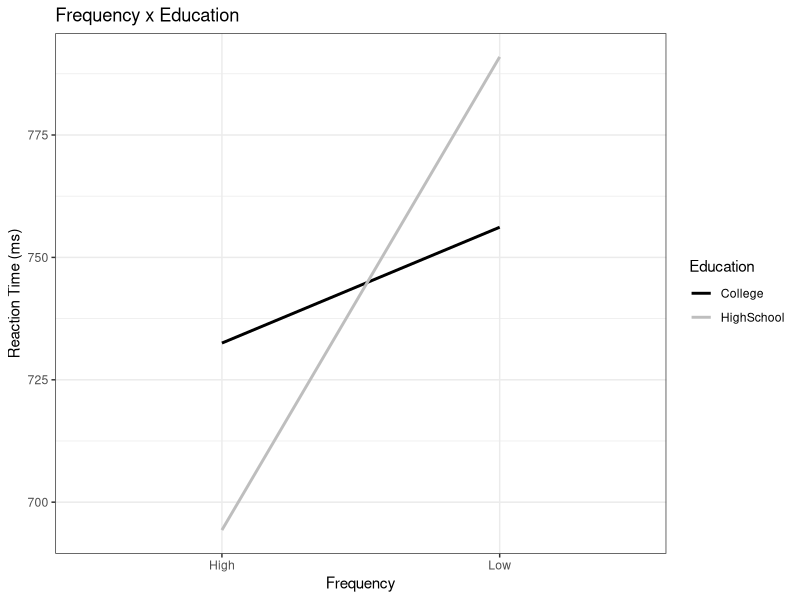
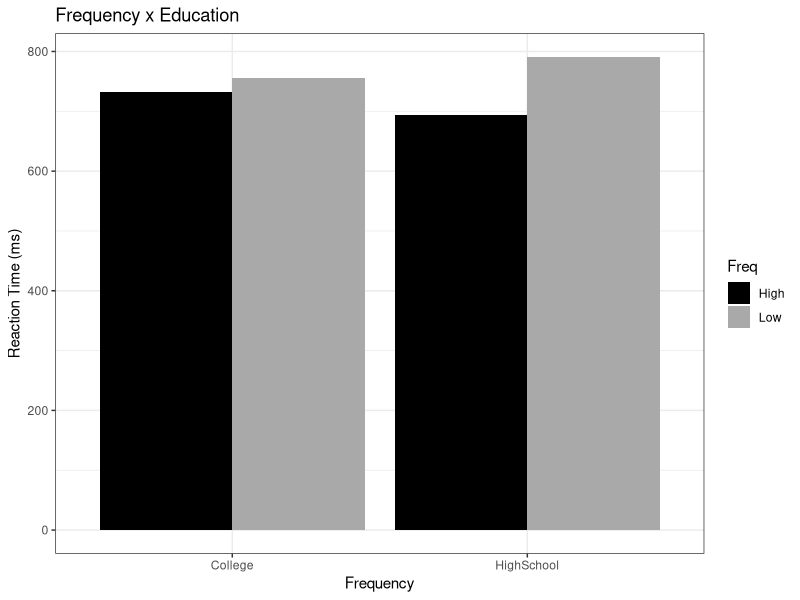
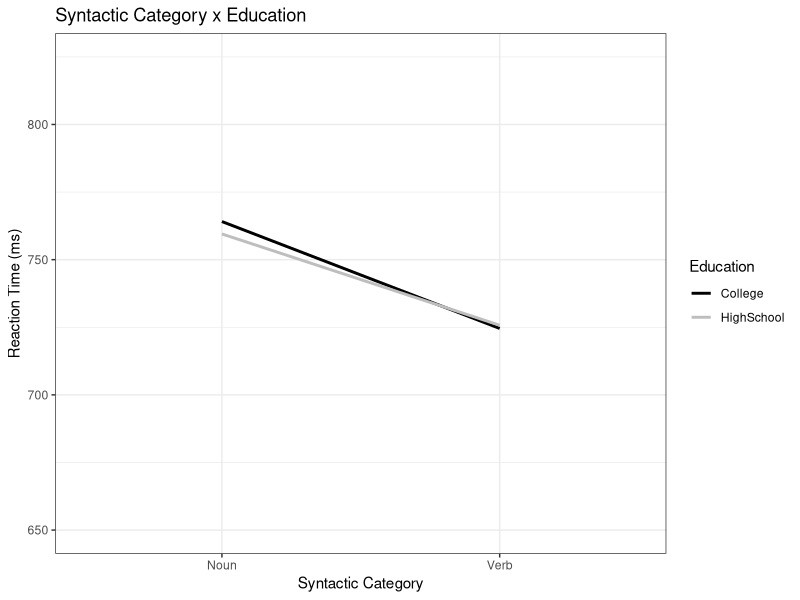
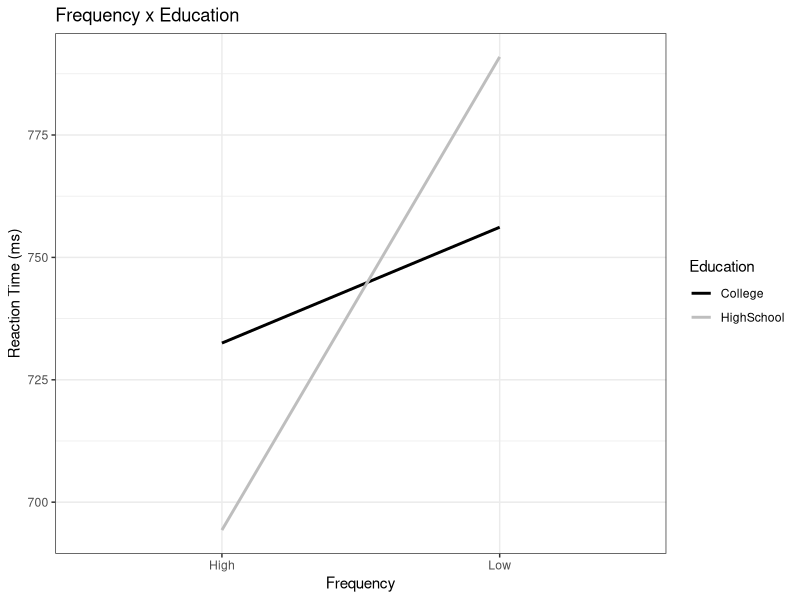
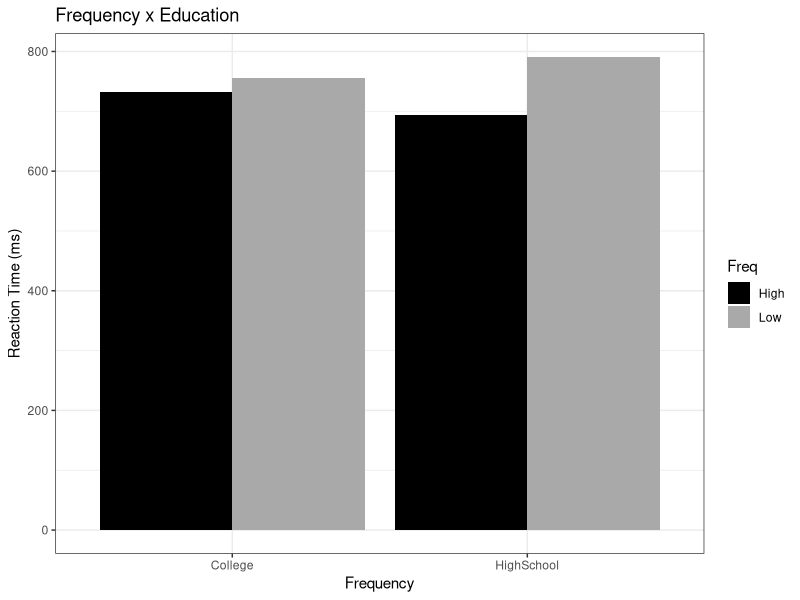
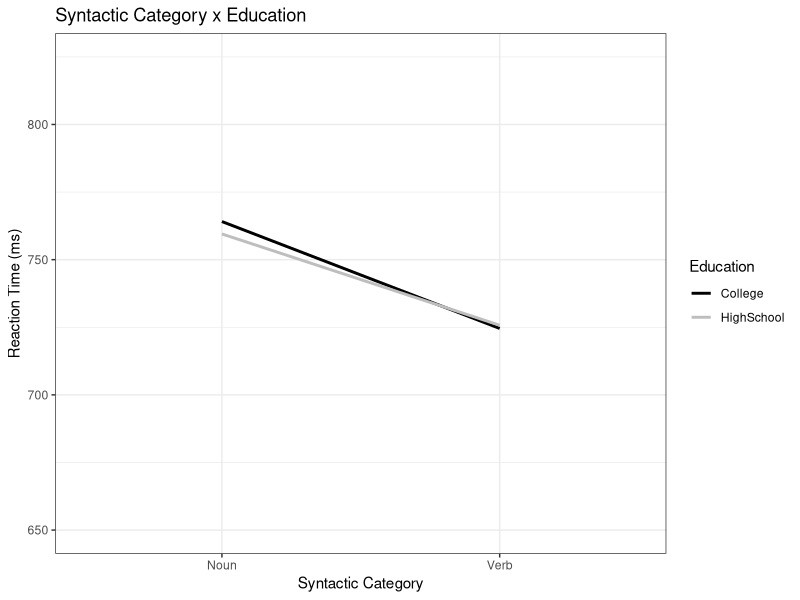

Write R code to recreate these figures, in order. (Note: this script raises an error after producing the figures.)
# Figure 1
ddat = read.delim("dorami_part.txt")

library(ggplot2)

ggplot(data = ddat, 
       mapping = aes(x = Freq, y = RT, group = Education, color = Education)) +
  geom_line(stat = "summary", fun = mean, linewidth = 1) +
  scale_color_manual(values = c("black", "grey")) +
  labs(title = "Frequency x Education", x = "Frequency", 
       y = "Reaction Time (ms)") +
  theme_bw()

ggsave(filename = "ch10.figure1.tiff", height = 1350, width = 1800, units = "px",
       dpi = 200)

# Figure 2
ggplot(ddat, aes(y=RT, x=Education, fill=Freq, group=Freq)) +
  geom_bar(stat = "summary", fun = mean, position = "dodge") +
  scale_fill_manual(values=c("black", "darkgrey")) +
  labs(title = "Frequency x Education", x = "Frequency", 
       y = "Reaction Time (ms)") +
  theme_bw()

ggsave(filename = "ch10.figure2.tiff", height = 1350, width = 1800, units = "px",
       dpi = 200)

# Figure 3
ggplot(data = ddat, 
       mapping = aes(x = SynCat, y = RT, group = Education, color = Education)) +
  geom_line(stat = "summary", fun = mean, linewidth = 1) +
  scale_color_manual(values = c("black", "grey")) +
  coord_cartesian(ylim = c(650, 825)) +
  labs(title = "Syntactic Category x Education", x = "Syntactic Category", 
       y = "Reaction Time (ms)") +
  theme_bw()

ggsave(filename = "ch10.figure3.tiff", height = 1350, width = 1800, units = "px",
       dpi = 200)

# Figure 4
library(lsmeans)
ddat.all = read.delim("doramiR.txt")
ddat.clean = na.omit(ddat.all) 
ddat.clean$Participant = as.factor(ddat.clean$Participant)
ddat.part.aov = aov(RT ~ Education * SynCat * Freq +
                      +	Error(Participant / (SynCat * Freq)), data = ddat.clean)
ddat.lsmeans = as.data.frame(
  lsmeans(ddat.part.aov, c("Education", "SynCat", "Freq"))
)
library(ggplot2)
ggplot(data = ddat.lsmeans, 
       mapping = aes(x = Education, y = lsmean, group = Freq, 
                     color = Freq)) +
  facet_grid(. ~ SynCat) +
  geom_line(stat = "identity", linewidth = 1) + geom_point(stat = "identity") +
  geom_errorbar(mapping = aes(ymin = lower.CL, ymax = upper.CL), 
                width = .1, linewidth = 1, linetype = 1) +
  scale_color_manual(values = c("black", "darkgrey")) +
  coord_cartesian(ylim = c(550, 900)) +
  labs(x = "Education", y = "least square means",
       title = "Education x Frequency x SynCat", color="Frequency") +
  theme_bw()

ggsave(filename = "ch10.figure4.tiff", height = 1350, width = 1800, units = "px",
       dpi = 200)
